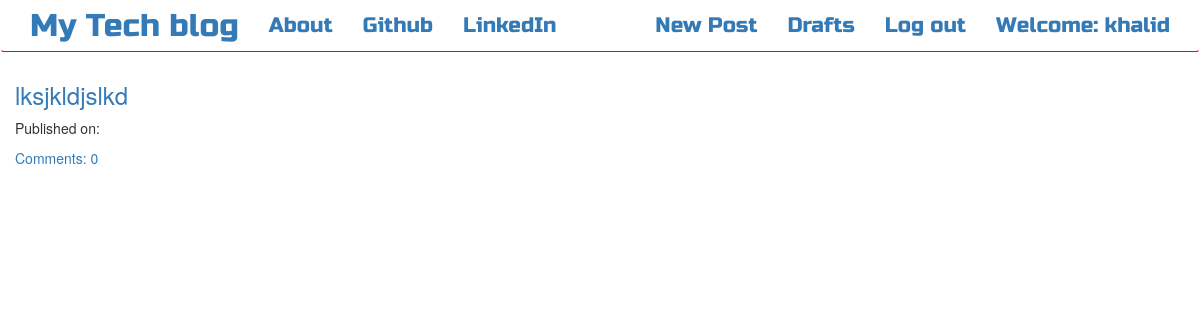
/draft/ (signed in), run on an earlier commit of the app's database.
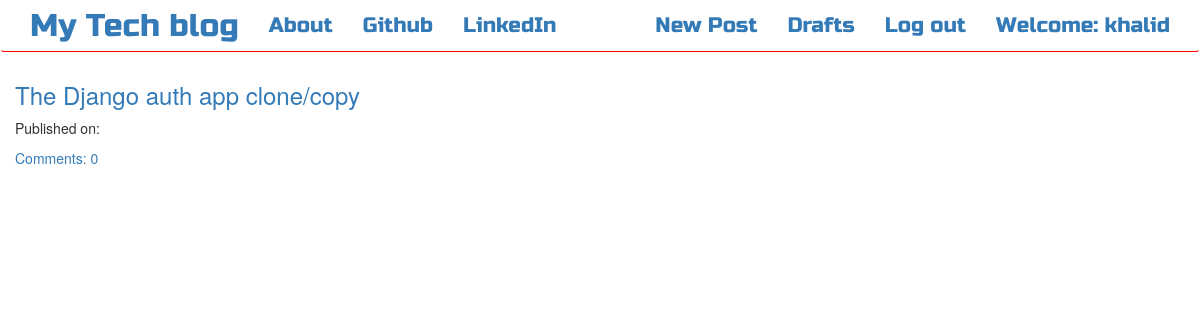
And on a later commit of the database.
### bloging/models.py (models this page shows, shortened)
class Post(models.Model):
    author = models.ForeignKey(User,on_delete=models.PROTECT)
    title = models.CharField(max_length=200)
    text = models.TextField()
    created_date = models.DateTimeField(default=timezone.now)
    published_date = models.DateTimeField(blank=True, null=True)
    def approve_comments(self):
        return self.comments.filter(approved_comment=True)

### bloging/views.py (the view)
# urls.py: url(r'^draft/$',views.PostDraftView.as_view(),name='post_draft'),
class PostDraftView(LoginRequiredMixin,ListView):
    login_url='/accounts/login/'
    redirect_field_name='bloging/post_list.html'
    model=Post
    def get_queryset(self):
        return Post.objects.filter(published_date__isnull=True).order_by('created_date')

### bloging/template/bloging/post_list.html
{% extends 'bloging/base.html' %}
{% block content %}
<div class="centerstage">
    {% for post in post_list %}
        <div class="post">
            <h3><a href="{% url 'post_detail' pk=post.pk %}">{{ post.title }}</a></h3>
            <div class="date">
                <p>Published on: {{ post.published_date|date:"D M Y"}}</p>
            </div>
            <a href="{% url 'post_detail' pk=post.pk %}">Comments: {{ post.approve_comments.count }}</a>
        </div>
    {% endfor %}
</div>
{% endblock %}

What changed in the data, as far as the page shows it:
removed Post: title "lksjkldjslkd", approve_comments.count "0"
added Post: title "The Django auth app clone/copy", approve_comments.count "0"
